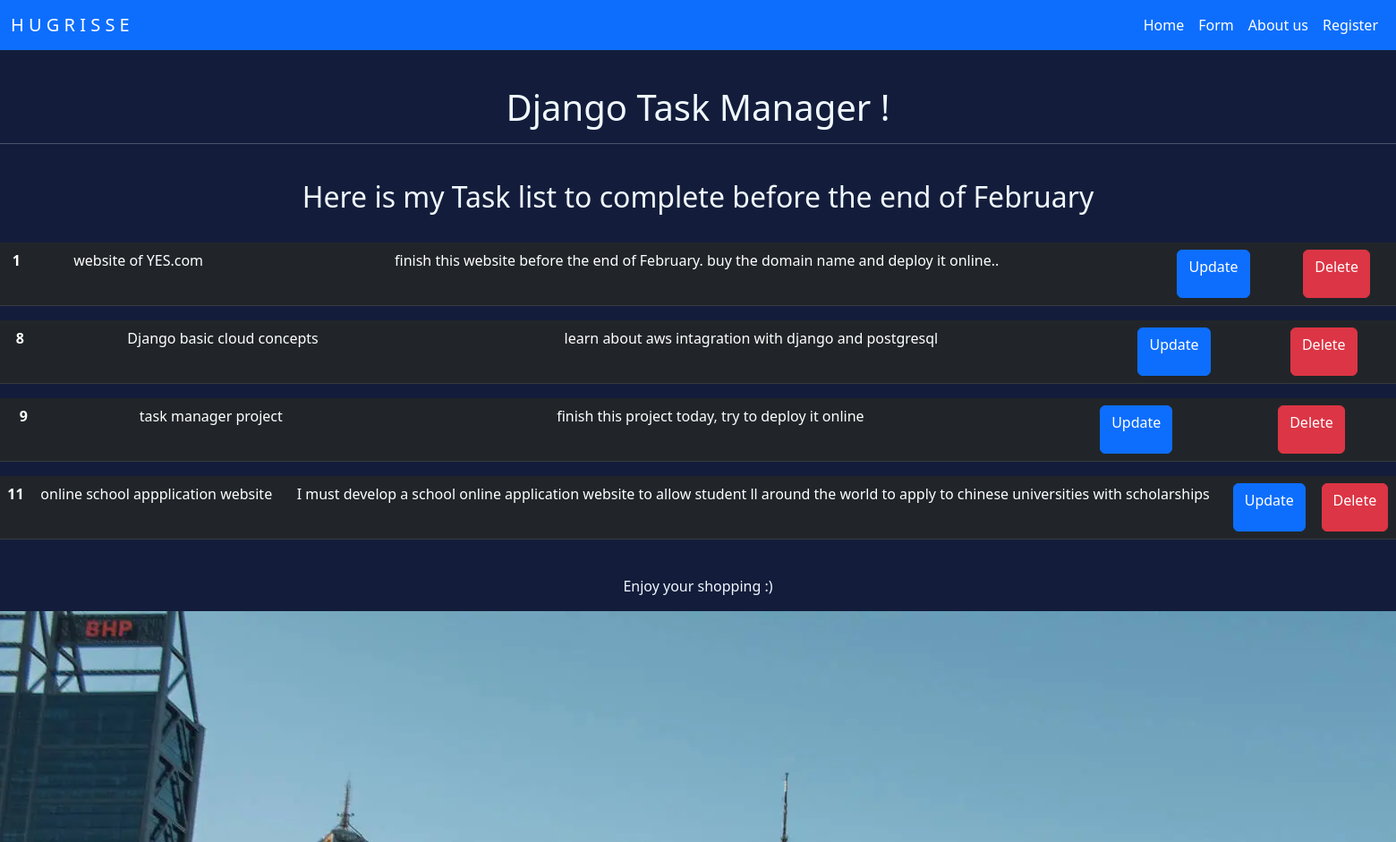
/ (upper part), run on an earlier commit of the app's database.
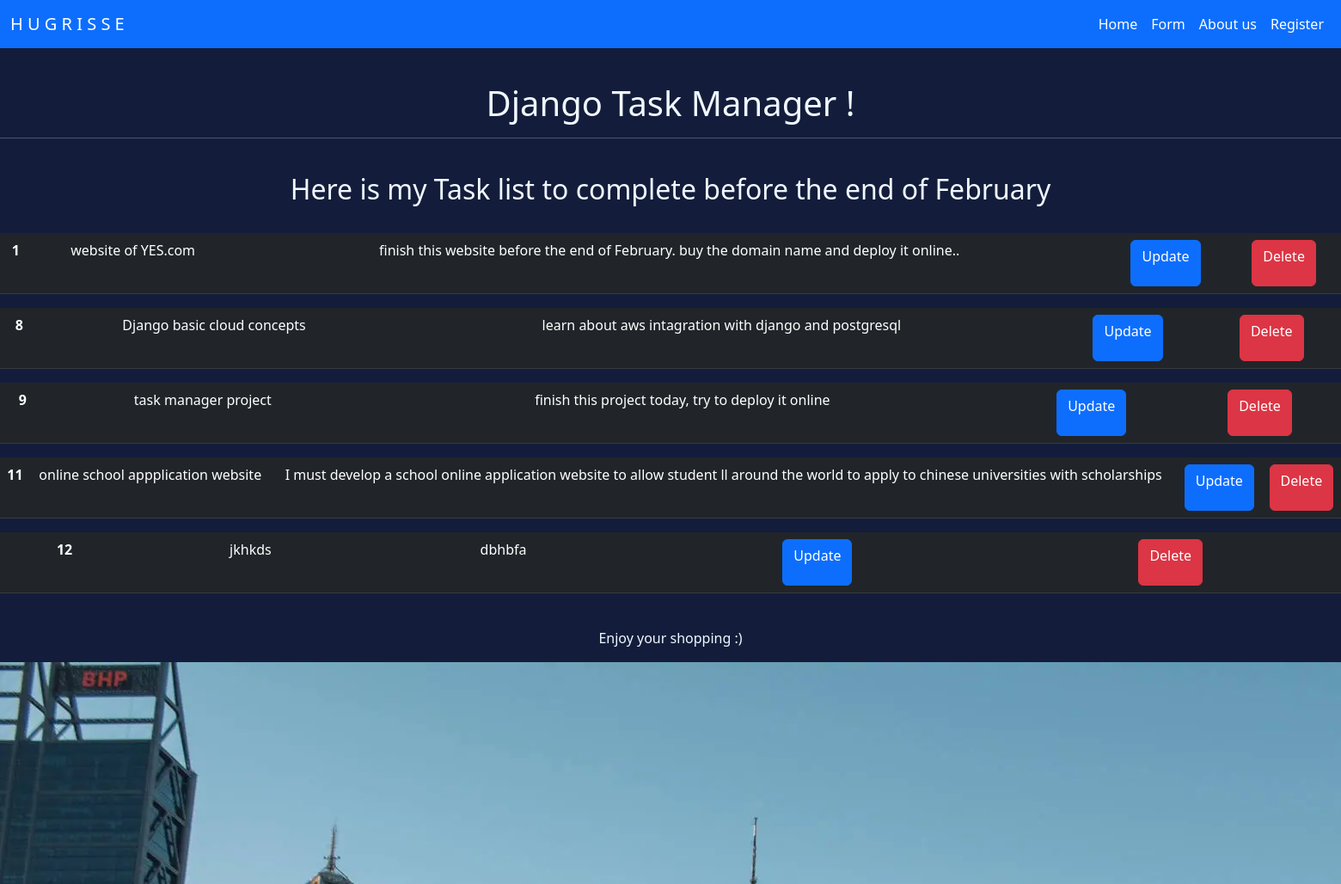
And on a later commit of the database.
### mainapp/models.py (models this page shows, shortened)
class Task(models.Model):
    title = models.CharField(max_length=50)
    content = models.CharField(max_length=500)
    date_posted = models.DateTimeField(auto_now_add=True)

### mainapp/views.py (the view)
# urls.py: path('', views.home, name='home'),
def home(request):
    taksList = Task.objects.all()
    context = {'tasks' : taksList}
    return render(request, 'home.html', context = context)

### templates/home.html (shortened to what this page needs)
{% extends 'base.html' %}
{% load static %}
{% block content %}
<!DOCTYPE html>
<html lang="en">
<head>
    <link rel="stylesheet" href="{% static 'css/style.css' %}"
</head>
<body>
    <h1> Django Task Manager !</h1>
    <hr>
    <h2>Here is my Task list to complete before the end of February </h2>
    <br>
    {% for task in tasks %}
    <table class="table table-dark">
          <tr>
            <th>{{task.id}}</th>
            <td>{{task.title}}</td>
            <td>{{task.content}}</td>
            <td> <a href="{% url 'updateTask' task.id %}">
              <button type="button" class="btn btn-primary" data-bs-toggle="modal" data-bs-target="#exampleModal">
                <p>Update</p>
            </button>
            </a> </td>
            <td> <a href="{% url 'deleteTask' task.id %}">
              <button type="button" class="btn btn-danger" data-bs-toggle="modal" data-bs-target="#exampleModal">
                  <p>Delete</p>
              </button>
            </a>
          </td>
          </tr>
      </table>
    {% endfor %}
    <br>
    <p>Enjoy your shopping :) </p>
    <img alt="blablabla" src=" {% static 'img/Perth-city.jpg' %}" />
</body>
</html>
{% endblock %}

What changed in the data, as far as the page shows it:
added Task: id "12", title "jkhkds", content "dbhbfa"
